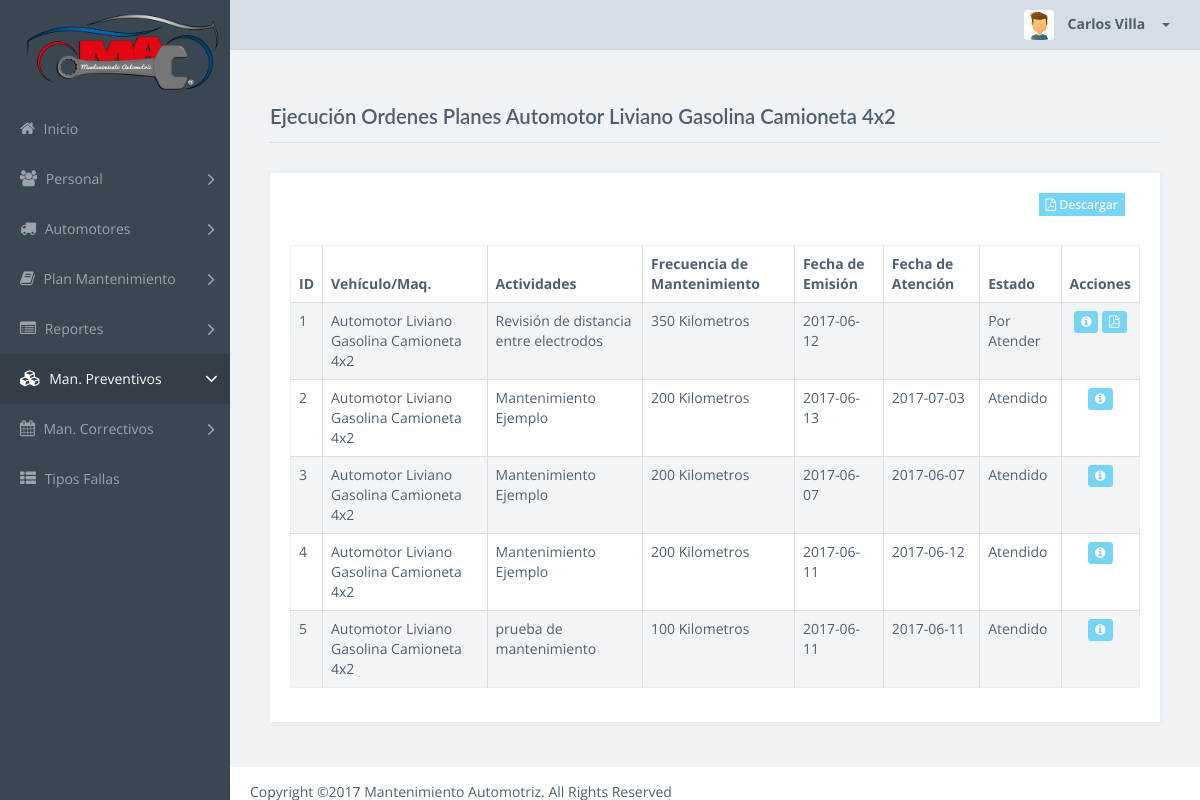
Screenshot of /OrdenPlan/listar/1 (signed in) with the database file from the repository.
### tables this page shows
CREATE TABLE `tipo_vehiculo` (
  `id` int(11) NOT NULL AUTO_INCREMENT,
  `nombre` varchar(128) NOT NULL,
  `tipo_conductor` int(11) NOT NULL DEFAULT '0',
  `plan_mantenimiento` int(11) NOT NULL,
  `descripcion` varchar(512) NOT NULL,
  PRIMARY KEY (`id`)
);

CREATE TABLE `vehiculo` (
  `id` int(11) NOT NULL AUTO_INCREMENT,
  `usuario_id` int(11) NOT NULL,
  `tipo_vehiculo_id` int(11) NOT NULL,
  `estado_vehiculo_id` int(11) NOT NULL,
  `placa` varchar(10) NOT NULL,
  `numero` varchar(64) NOT NULL,
  `marca` varchar(128) NOT NULL,
  `modelo` varchar(64) DEFAULT NULL,
  `anio` int(11) NOT NULL,
  `numero_motor` varchar(64) NOT NULL,
  `numero_chasis` varchar(64) NOT NULL,
  `medida_uso` double NOT NULL,
  `eliminado` int(11) NOT NULL DEFAULT '0',
  `url` varchar(512) DEFAULT NULL,
  PRIMARY KEY (`id`),
  KEY `fk_vehiculo_estado_vehiculo1_idx` (`estado_vehiculo_id`),
  KEY `fk_vehiculo_usuario1_idx` (`usuario_id`),
  KEY `fk_vehiculo_tipo_vehiculo1_idx` (`tipo_vehiculo_id`),
  CONSTRAINT `fk_vehiculo_estado_vehiculo1` FOREIGN KEY (`estado_vehiculo_id`) REFERENCES `estado_vehiculo` (`id`) ON DELETE NO ACTION ON UPDATE NO ACTION,
  CONSTRAINT `fk_vehiculo_tipo_vehiculo1` FOREIGN KEY (`tipo_vehiculo_id`) REFERENCES `tipo_vehiculo` (`id`) ON DELETE NO ACTION ON UPDATE NO ACTION,
  CONSTRAINT `fk_vehiculo_usuario1` FOREIGN KEY (`usuario_id`) REFERENCES `usuario` (`id`) ON DELETE NO ACTION ON UPDATE NO ACTION
);

CREATE TABLE `plan_mantenimiento` (
  `id` int(11) NOT NULL AUTO_INCREMENT,
  `tiempo_ejecucion` varchar(64) NOT NULL,
  `estado_maquina` tinyint(4) NOT NULL,
  `herramientas` varchar(256) NOT NULL,
  `materiales` varchar(256) NOT NULL,
  `equipo` varchar(256) DEFAULT NULL,
  `procedimiento` text NOT NULL,
  `observaciones` varchar(2048) NOT NULL,
  `tarea` varchar(1024) NOT NULL,
  `tecnico_id` int(11) NOT NULL,
  `tipo_id` int(11) NOT NULL,
  `unidad_id` int(11) NOT NULL,
  `unidad_numero` int(11) NOT NULL,
  `alerta_numero` int(11) NOT NULL,
  `eliminado` tinyint(4) NOT NULL DEFAULT '0',
  `url` varchar(512) DEFAULT NULL,
  PRIMARY KEY (`id`)
);

CREATE TABLE `orden_plan` (
  `id` int(11) NOT NULL AUTO_INCREMENT,
  `vehiculo_plan_id` int(11) NOT NULL,
  `fecha_emision` date NOT NULL,
  `tecnico_asignado` int(11) NOT NULL,
  `fecha_atencion` date DEFAULT NULL,
  `tiempo_ejecucion` varchar(64) DEFAULT NULL,
  `observacion` varchar(1024) DEFAULT NULL,
  `tecnico_atiende` int(11) DEFAULT NULL,
  `atendido` int(11) NOT NULL DEFAULT '0',
  `kilometraje` int(11) NOT NULL,
  PRIMARY KEY (`id`),
  KEY `fk_orden_plan_vehiculo_plan1_idx` (`vehiculo_plan_id`),
  CONSTRAINT `fk_orden_plan_vehiculo_plan1` FOREIGN KEY (`vehiculo_plan_id`) REFERENCES `vehiculo_plan` (`id`) ON DELETE NO ACTION ON UPDATE NO ACTION
);

### index.php (called while the page is built, shortened)
<?php
if(isset($_GET['action'])){
	$redirect = ($_GET['action']!='')?$_GET['action']:"listar";
}
$controller = new $controllerName();
$controller->$redirect();
?>

### views/OrdenPlan/index.php (called while the page is built, shortened)
<?php
require_once("../../index.php");
?>

### models/OrdenPlanModelo.php (called while the page is built, shortened)
<?php
require_once(PATH_MODELOS."/BaseModelo.php");
class OrdenPlanModelo {
	public function obtenerOrdenes($id, $at, $usuario, $tipo){
		$model = new BaseModelo();
		$where = "";
		$sql = "SELECT op.id,v.id as vehiculo_id,tv.nombre as vehiculo_nombre,pm.unidad_numero,
				pm.tiempo_ejecucion as tiempo_estimado,pm.unidad_id,v.marca,v.numero, pm.procedimiento, pm.estado_maquina,
				pm.tarea as plan, pm.unidad_numero as frecuencia,op.fecha_emision, op.fecha_atencion,op.atendido,
				pm.herramientas,pm.materiales,pm.equipo,pm.observaciones,pm.url,tv.id as tipo_vehiculo,
				op.tiempo_ejecucion,op.observacion, u.nombres, u.apellidos, v.tipo_vehiculo_id,v.medida_uso, mr.id as repuestoId, mr.aprobado
				FROM vehiculo as v
				INNER JOIN tipo_vehiculo as tv ON v.tipo_vehiculo_id=tv.id
				INNER JOIN vehiculo_plan as vp ON vp.vehiculo_id = v.id
				INNER JOIN plan_mantenimiento as pm ON pm.id=vp.plan_mantenimiento_id
				INNER JOIN orden_plan as op ON op.vehiculo_plan_id = vp.id
				INNER JOIN usuario as u on u.id = pm.tecnico_id
				left join mantenimiento_respuestos as mr on mr.mantenimiento_id = op.id
				where (pm.tecnico_id = ".$usuario." or 0 = ".$usuario.") and ((pm.eliminado = 0) or (pm.eliminado = 1 and op.atendido = 1)) and (v.tipo_vehiculo_id = ".$tipo." or 0 = ".$tipo.")";
		$sql .=$where . " order by op.atendido ";
		$result = $model->ejecutarSql($sql);
		return $model->obtenerCampos($result);
	}
	public function obtenerTipoVehiculo($id){
		$model = new BaseModelo();
		$sql = "SELECT * FROM tipo_vehiculo where id=".$id;
		$result = $model->ejecutarSql($sql);
		return $model->obtenerCampos($result);
	}
}

### models/BaseModelo.php (called while the page is built, shortened)
<?php
class BaseModelo
{
	private $username = USERNAME;
	private $password = PASSWORD;
	private $database = DATABASE;
	private $host = HOSTNAME_DATABASE;
	private $conexion;
	private function abrirConexion()
	{
		$this->conexion=mysqli_connect($this->host,$this->username,$this->password,$this->database);
		mysqli_set_charset($this->conexion,'utf8');
	}
	public function ejecutarSql($sql,$obtenerId = false)
	{
		$result=mysqli_query($this->conexion,$sql);
		return $result;
	}
	public function obtenerCampos($resultado){
		$resultArray = array();
		if($resultado !== false){
			while ($row = mysqli_fetch_assoc($resultado))
			{
				$resultArray[] = $row;
			}
		}
		return $resultArray;
	}
}

### views/OrdenPlan/vista.listado.php (the view, shortened to what this page needs)
<?php include_once PATH_TEMPLATE.'/header.php';?>
<div class="title-block">
    <h1 class="title">Ejecución Ordenes Planes
    <?php
    if(count($tipo_vehiculo) >0){
    	echo $tipo_vehiculo['nombre'];
    }
    ?>
    </h1>
</div>
<div class="row">
	<div class="card">
		<div class="card-block">
			<div class="row">
				<div class="form-group  col-sm-12" align="right">
					<a href="../visualizarLista/<?php echo $tipo_vehiculo['id']?>" target='_blank' class='btn btn-info btn-sm' title='Descargar' ><i class='fa fa-file-pdf-o'></i>  Descargar</a>
				</div>
			</div>
			<div class="table-responsive">
				<table class="table table-striped table-bordered table-hover" id="dataTables-example">
				    <thead>
					    <tr>
					    	<th>ID</th>
						    <th>Vehículo/Maq.</th>
						    <th>Actividades</th>
						    <th>Frecuencia de Mantenimiento</th>
						    <th>Fecha de Emisión</th>
						     <th>Fecha de Atención</th>
						     <th>Estado</th>
						    <th style="text-align: center; width: 5%">Acciones</th>
					    </tr>
				    </thead>
				    <tbody>
				    	<?php
				    		if(count($datos) >0){
				    			$contador=1;
				    			foreach ($datos as $item) {
					    		echo "<tr><td>".$contador."</td>";
					    		echo "<td>".$item['vehiculo_nombre']."</td>";
					    		echo "<td>".$item['plan']."</td>";
					    		echo "<td>".$item['frecuencia'];
					    		if ($item['unidad_id'] ==4)  echo " Horas"; else echo " Kilometros";
					    		echo "</td>";
					    		echo "<td>".$item['fecha_emision']."</td>";
					    		echo "<td>".$item['fecha_atencion']."</td>";
					    		echo "<td>";
					    		if ($item['atendido'] == 0) { echo "Por Atender"; }
					    		else{ echo "Atendido";}
					    		echo "</td>";
					    		echo "<td align='center'>";
								if ($item['atendido'] == 0 &&  ($_SESSION['SESSION_USER']['tipo_usuario_id'] == 6)) {
									$ordenRepuesto = ($item['repuestoId']>0)?$item['repuestoId']."-0":$item['id']."-1";
									if($item['aprobado']==1){
										echo "<a href='../../OrdenPlan/editar/".$item['id']."-0' class='btn btn-warning btn-sm rounded' title='Editar' ><i class='fa fa-pencil'></i></a>";
									} else {
										echo "<a href='../../Repuesto/ingresoPreventivo/".$ordenRepuesto."' class='btn btn-warning btn-sm rounded' title='Generar Orden Repuesto' ><i class='fa fa-pencil'></i></a>";
									}
									if($item['url']!=''){
										echo "&nbsp;<a href='../downloadFile/".$item['url']."' class='btn btn-info btn-sm rounded' title='Descargar' target='_blank' ><i class='fa fa-file-pdf-o'></i></a>";
									}
								}
								else{
									echo "<a href='../../OrdenPlan/editar/".$item['id']."-1' class='btn btn-info btn-sm rounded' title='Mostrar' ><i class='fa fa-info-circle'></i></a>";
									if($item['url']!=''){
										echo "&nbsp;<a href='../downloadFile/".$item['url']."' class='btn btn-info btn-sm rounded' title='Descargar' target='_blank'><i class='fa fa-file-pdf-o'></i></a>";
									}
								}
						    	echo "</td>";
						    	$contador++;
				    		}
				    	}
				    	?>
				    </tbody>
				</table>
    </div>
</div>
<?php include_once PATH_TEMPLATE.'/footer.php';?>
<link href="<?php echo PATH_CSS; ?>/dataTables.bootstrap.css" rel="stylesheet">
<link href="<?php echo PATH_CSS; ?>/bootstrapValidator.min.css" rel="stylesheet">
</body>
</html>

### rows the page displays
tipo_vehiculo: nombre "Automotor Liviano Gasolina Camioneta 4x2"
vehiculo: tipo_vehiculo.nombre "Automotor Liviano Gasolina Camioneta 4x2", plan_mantenimiento.tarea "Revisión de distancia entre electrodos", plan_mantenimiento.unidad_numero "350", orden_plan.fecha_emision "2017-06-12", shows "Por Atender", plan_mantenimiento.tarea "Mantenimiento Ejemplo", plan_mantenimiento.unidad_numero "200", orden_plan.fecha_emision "2017-06-13", orden_plan.fecha_atencion "2017-07-03", orden_plan.fecha_emision "2017-06-07", orden_plan.fecha_atencion "2017-06-07", orden_plan.fecha_emision "2017-06-11", orden_plan.fecha_atencion "2017-06-12"
vehiculo: tipo_vehiculo.nombre "Automotor Liviano Gasolina Camioneta 4x2", plan_mantenimiento.tarea "prueba de mantenimiento", plan_mantenimiento.unidad_numero "100", orden_plan.fecha_emision "2017-06-11", orden_plan.fecha_atencion "2017-06-11", shows "Atendido"

### other values shown
$_SESSION['SESSION_USER']['nombres'] "Carlos"
$_SESSION['SESSION_USER']['apellidos'] "Villa"
